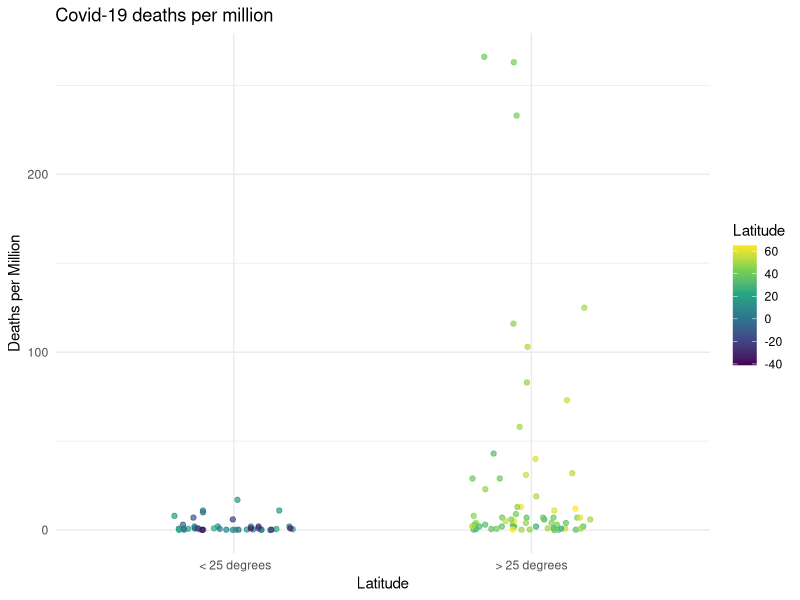

Recreate this plot in R.
## ---- chunk 1
knitr::opts_chunk$set(echo = TRUE)
## ---- chunk 2
library(tidyverse)
df <- read_csv("april_28_deaths_latitude.csv")

df <- df %>% 
  mutate(Latitude = as.numeric(Latitude),
         deaths_per_million = as.numeric(deaths_per_million)) %>% 
  mutate(lat_group = dplyr::case_when(
    Latitude > 25 ~ "> 25 degrees",
    TRUE ~ " < 25 degrees"
  ))

plot_df <- df %>% 
  filter(deaths_per_million < 750)


plot_df %>% 
  ggplot(aes(x = lat_group, y = deaths_per_million, colour = Latitude)) +
  scale_color_viridis_c() +
  theme_minimal() +
  geom_jitter(alpha = 0.7, width = 0.2) +
  labs(title = "Covid-19 deaths per million",
         x = "Latitude",
         y = "Deaths per Million")
